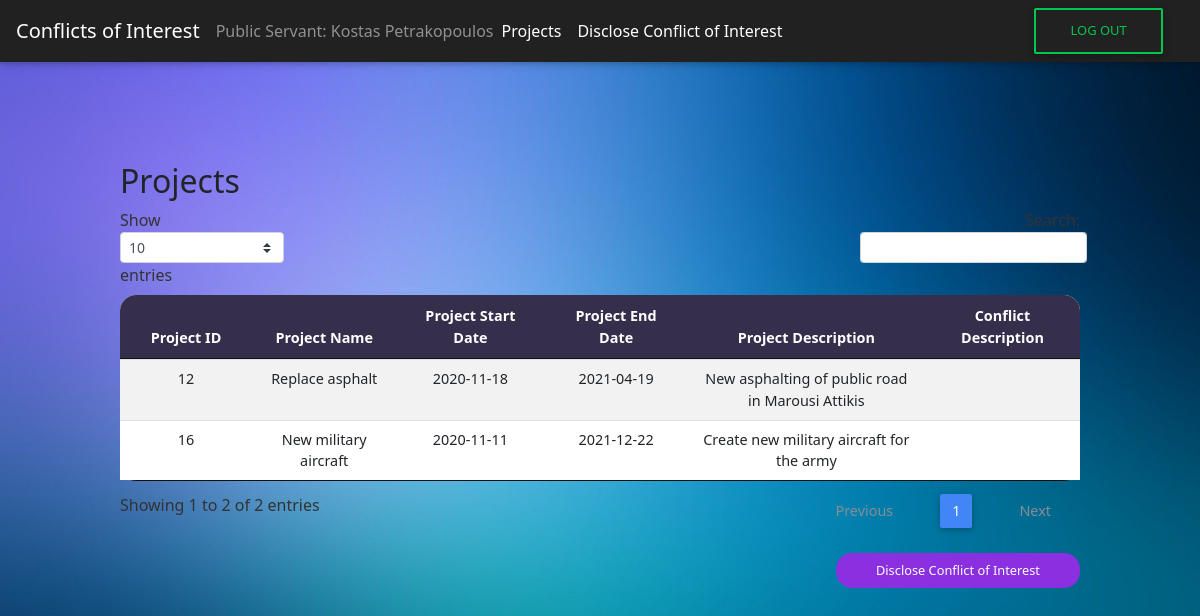
Before: /CoI/projects_PS.php (signed in) with the older database file.
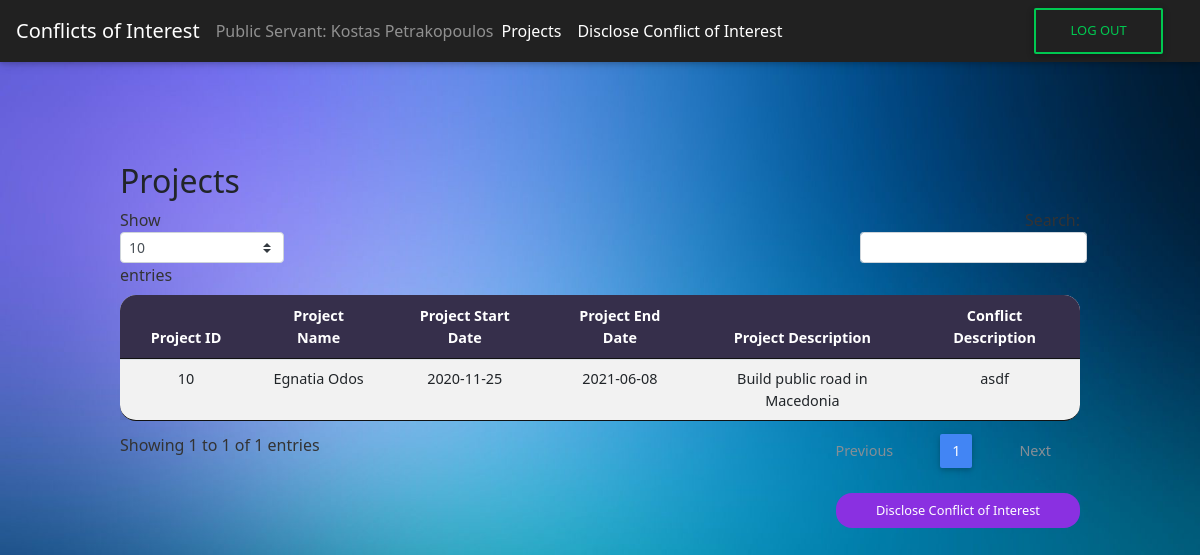
After: the same page with the newer database file.
### tables this page shows
CREATE TABLE `projects` (
  `project_id` int(12) NOT NULL,
  `project_name` varchar(255) NOT NULL,
  `project_start_date` date NOT NULL,
  `project_end_date` date NOT NULL,
  `project_desc` varchar(1000) NOT NULL CHECK (`project_start_date` < `project_end_date` and `project_start_date` > '2019-01-01')
);

CREATE TABLE `conflicts` (
  `project_id` int(9) NOT NULL,
  `ps_AFM` int(9) NOT NULL,
  `coi_description` varchar(500) NOT NULL,
  `status` varchar(12) NOT NULL
);

### CoI/projects_PS.php (the view, shortened to what this page needs)
<?php
include('header.php');
include('connect.php');
include('navbar_PS.php');
?>
<div id="View All Projects" class="tabcontent" id="defaultOpen">
    <div class="wrapper-table">
        <div class="page-header clearfix">
            <h2 class="pull-left">Projects</h2>
        </div>
        <?php
        $AFM = $_SESSION['AFM'];
        $sql = "SELECT projects.project_id, projects.project_name, projects.project_start_date, projects.project_end_date, projects.project_desc, conflicts.coi_description
        FROM public_servants LEFT JOIN projects ON public_servants.project_id = projects.project_id LEFT JOIN conflicts ON projects.project_id = conflicts.project_id AND conflicts.ps_AFM = $AFM WHERE public_servants.ps_AFM = $AFM";
        if ($result = mysqli_query($conn, $sql)) {
            if (mysqli_num_rows($result) > 0) {
                echo  "<table id='ps_projects' class='table table-striped table-sm project-table' cellspacing='0' width='100%'>";
                echo "<thead>";
                echo "<tr>";
                echo "<th class='th-sm' id ='th-first' >Project ID</th>";
                echo "<th class='th-sm'>Project Name</th>";
                echo "<th class='th-sm'>Project Start Date </th>";
                echo "<th class='th-sm'>Project End Date </th>";
                echo "<th class='th-sm'>Project Description</th>";
                echo "<th class='th-sm' id='th-last'>Conflict Description</th>";
                echo "</tr>";
                echo "</thead>";
                echo "<tbody>";
                while ($row = mysqli_fetch_array($result)) {
                    echo "<tr>";
                    echo "<td>" . $row['project_id'] . "</td>";
                    echo "<td>" . $row['project_name'] . "</td>";
                    echo "<td>" . $row['project_start_date'] . "</td>";
                    echo "<td>" . $row['project_end_date'] . "</td>";
                    echo "<td>" . $row['project_desc'] . "</td>";
                    echo "<td>" . $row['coi_description'] . "</td>";
                    echo "</tr>";
                }
                echo "</table>";
            } else {
                echo "<p class='lead'><em>No records were found.</em></p>";
            }
        } else {
            echo "ERROR: Could not able to execute $sql. " . mysqli_error($conn);
        }
        echo "<a href='disclose_coi.php' class='submit-button'>Disclose Conflict of Interest</a>";
        ?>
    </div>
</div>
<?php include('footer.php') ?>
</body>
</html>

Changed rows visible on the page:
no longer on this page (row unchanged): projects: project_id "12", project_name "Replace asphalt", project_start_date "2020-11-18", project_end_date "2021-04-19", project_desc "New asphalting of public road in Marousi Attikis"
no longer on this page (row unchanged): projects: project_id "16", project_name "New military aircraft", project_start_date "2020-11-11", project_end_date "2021-12-22", project_desc "Create new military aircraft for the army"
added conflicts: project.project_id "10", project.project_name "Egnatia Odos", project.project_start_date "2020-11-25", project.project_end_date "2021-06-08", project.project_desc "Build public road in Macedonia", coi_description "asdf"
Other visible differences:
text written by a page script: "Show entries Showing 1 to 2 of 2 entries Previous 1 Next" → "Show entries Showing 1 to 1 of 1 entries Previous 1 Next"
